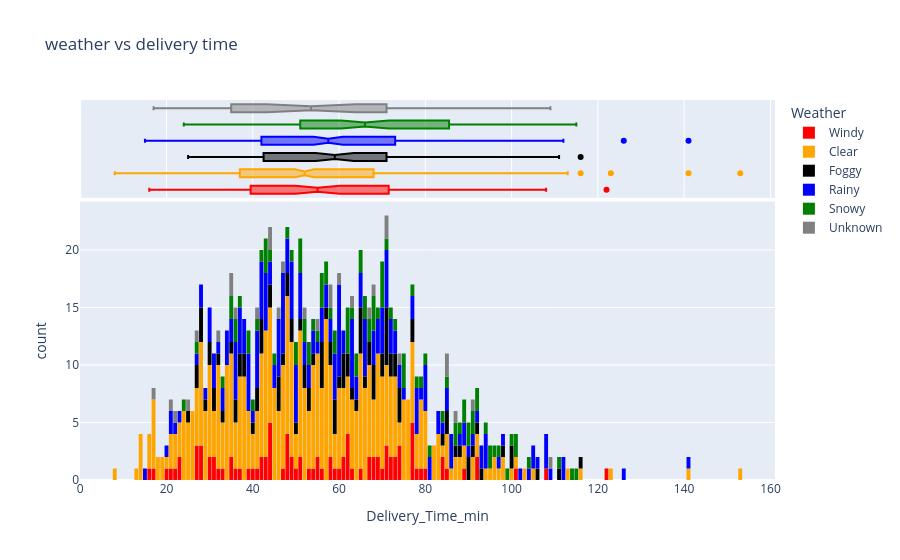

Notebook code cell kept with this figure:
### Code cell
fig=px.histogram(ndf,x='Delivery_Time_min',marginal='box',color='Weather',color_discrete_sequence=['red','orange','black','blue','green','grey'],nbins=146, title='weather vs delivery time')
fig.update_layout(bargap=0.1)
fig.show()

### Figure 1 — Plotly figure (JSON) as saved in the notebook; plotly's stock layout.template omitted (floating-point values rounded to 4 significant figures; data arrays with more than 128 entries replaced by an {"elided": "..."} marker saying what was removed)
{"data": [{"bingroup": "x", "hovertemplate": "Weather=Windy<br>Delivery_Time_min=%{x}<br>count=%{y}<extra></extra>", "legendgroup": "Windy", "marker": {"color": "red", "pattern": {"shape": ""}}, "name": "Windy", "nbinsx": 146, "orientation": "v", "showlegend": true, "type": "histogram", "x": [43, 56, 44, 61, 67, 31, 69, 40, 68, 74, 73, 79, 58, 78, 68, 35, 41, 27, 48, 51, 22, 47, 23, 77, 67, 30, 17, 28, 101, 27, 28, 16, 62, 71, 69, 71, 63, 50, 70, 62, 85, 89, 49, 37, 48, 71, 31, 84, 28, 77, 108, 62, 62, 33, 92, 42, 21, 30, 74, 65, 43, 39, 27, 20, 42, 60, 23, 48, 55, 32, 44, 48, 72, 77, 72, 51, 36, 44, 73, 61, 49, 80, 55, 44, 84, 77, 77, 44, 74, 54, 122, 53, 59, 35, 92, 58], "xaxis": "x", "yaxis": "y"}, {"hovertemplate": "Weather=Windy<br>Delivery_Time_min=%{x}<extra></extra>", "legendgroup": "Windy", "marker": {"color": "red"}, "name": "Windy", "notched": true, "showlegend": false, "type": "box", "x": [43, 56, 44, 61, 67, 31, 69, 40, 68, 74, 73, 79, 58, 78, 68, 35, 41, 27, 48, 51, 22, 47, 23, 77, 67, 30, 17, 28, 101, 27, 28, 16, 62, 71, 69, 71, 63, 50, 70, 62, 85, 89, 49, 37, 48, 71, 31, 84, 28, 77, 108, 62, 62, 33, 92, 42, 21, 30, 74, 65, 43, 39, 27, 20, 42, 60, 23, 48, 55, 32, 44, 48, 72, 77, 72, 51, 36, 44, 73, 61, 49, 80, 55, 44, 84, 77, 77, 44, 74, 54, 122, 53, 59, 35, 92, 58], "xaxis": "x2", "yaxis": "y2"}, {"bingroup": "x", "hovertemplate": "Weather=Clear<br>Delivery_Time_min=%{x}<br>count=%{y}<extra></extra>", "legendgroup": "Clear", "marker": {"color": "orange", "pattern": {"shape": ""}}, "name": "Clear", "nbinsx": 146, "orientation": "v", "showlegend": true, "type": "histogram", "x": {"elided": "470 int values"}, "xaxis": "x", "yaxis": "y"}, {"hovertemplate": "Weather=Clear<br>Delivery_Time_min=%{x}<extra></extra>", "legendgroup": "Clear", "marker": {"color": "orange"}, "name": "Clear", "notched": true, "showlegend": false, "type": "box", "x": {"elided": "470 int values"}, "xaxis": "x2", "yaxis": "y2"}, {"bingroup": "x", "hovertemplate": "Weather=Foggy<br>Delivery_Time_min=%{x}<br>count=%{y}<extra></extra>", "legendgroup": "Foggy", "marker": {"color": "black", "pattern": {"shape": ""}}, "name": "Foggy", "nbinsx": 146, "orientation": "v", "showlegend": true, "type": "histogram", "x": [59, 73, 27, 111, 46, 37, 73, 27, 65, 29, 91, 116, 60, 33, 61, 48, 50, 72, 85, 87, 62, 52, 51, 100, 63, 32, 42, 36, 70, 36, 92, 38, 53, 28, 61, 31, 35, 68, 41, 31, 44, 67, 74, 68, 30, 52, 100, 44, 46, 65, 61, 106, 66, 41, 57, 71, 47, 65, 71, 56, 58, 77, 71, 71, 38, 90, 40, 56, 49, 46, 71, 59, 74, 42, 48, 84, 68, 70, 30, 88, 74, 67, 37, 28, 54, 49, 56, 77, 72, 65, 90, 56, 53, 25, 98, 93, 42, 64, 62, 85, 59, 28, 58], "xaxis": "x", "yaxis": "y"}, {"hovertemplate": "Weather=Foggy<br>Delivery_Time_min=%{x}<extra></extra>", "legendgroup": "Foggy", "marker": {"color": "black"}, "name": "Foggy", "notched": true, "showlegend": false, "type": "box", "x": [59, 73, 27, 111, 46, 37, 73, 27, 65, 29, 91, 116, 60, 33, 61, 48, 50, 72, 85, 87, 62, 52, 51, 100, 63, 32, 42, 36, 70, 36, 92, 38, 53, 28, 61, 31, 35, 68, 41, 31, 44, 67, 74, 68, 30, 52, 100, 44, 46, 65, 61, 106, 66, 41, 57, 71, 47, 65, 71, 56, 58, 77, 71, 71, 38, 90, 40, 56, 49, 46, 71, 59, 74, 42, 48, 84, 68, 70, 30, 88, 74, 67, 37, 28, 54, 49, 56, 77, 72, 65, 90, 56, 53, 25, 98, 93, 42, 64, 62, 85, 59, 28, 58], "xaxis": "x2", "yaxis": "y2"}, {"bingroup": "x", "hovertemplate": "Weather=Rainy<br>Delivery_Time_min=%{x}<br>count=%{y}<extra></extra>", "legendgroup": "Rainy", "marker": {"color": "blue", "pattern": {"shape": ""}}, "name": "Rainy", "nbinsx": 146, "orientation": "v", "showlegend": true, "type": "histogram", "x": {"elided": "204 int values"}, "xaxis": "x", "yaxis": "y"}, {"hovertemplate": "Weather=Rainy<br>Delivery_Time_min=%{x}<extra></extra>", "legendgroup": "Rainy", "marker": {"color": "blue"}, "name": "Rainy", "notched": true, "showlegend": false, "type": "box", "x": {"elided": "204 int values"}, "xaxis": "x2", "yaxis": "y2"}, {"bingroup": "x", "hovertemplate": "Weather=Snowy<br>Delivery_Time_min=%{x}<br>count=%{y}<extra></extra>", "legendgroup": "Snowy", "marker": {"color": "green", "pattern": {"shape": ""}}, "name": "Snowy", "nbinsx": 146, "orientation": "v", "showlegend": true, "type": "histogram", "x": [35, 88, 35, 24, 70, 70, 73, 36, 43, 104, 62, 111, 48, 70, 87, 57, 37, 36, 68, 75, 62, 54, 57, 72, 64, 55, 68, 59, 51, 62, 40, 63, 59, 70, 66, 92, 69, 89, 67, 41, 58, 80, 56, 52, 52, 65, 115, 43, 75, 71, 90, 64, 45, 77, 99, 89, 42, 101, 53, 96, 94, 56, 78, 51, 53, 95, 92, 33, 91, 67, 68, 87, 91, 90, 49, 84, 39, 66, 44, 65, 56, 95, 100, 50, 75, 85, 97, 79, 50, 114, 101, 27, 43, 39, 51, 62, 81], "xaxis": "x", "yaxis": "y"}, {"hovertemplate": "Weather=Snowy<br>Delivery_Time_min=%{x}<extra></extra>", "legendgroup": "Snowy", "marker": {"color": "green"}, "name": "Snowy", "notched": true, "showlegend": false, "type": "box", "x": [35, 88, 35, 24, 70, 70, 73, 36, 43, 104, 62, 111, 48, 70, 87, 57, 37, 36, 68, 75, 62, 54, 57, 72, 64, 55, 68, 59, 51, 62, 40, 63, 59, 70, 66, 92, 69, 89, 67, 41, 58, 80, 56, 52, 52, 65, 115, 43, 75, 71, 90, 64, 45, 77, 99, 89, 42, 101, 53, 96, 94, 56, 78, 51, 53, 95, 92, 33, 91, 67, 68, 87, 91, 90, 49, 84, 39, 66, 44, 65, 56, 95, 100, 50, 75, 85, 97, 79, 50, 114, 101, 27, 43, 39, 51, 62, 81], "xaxis": "x2", "yaxis": "y2"}, {"bingroup": "x", "hovertemplate": "Weather=Unknown<br>Delivery_Time_min=%{x}<br>count=%{y}<extra></extra>", "legendgroup": "Unknown", "marker": {"color": "grey", "pattern": {"shape": ""}}, "name": "Unknown", "nbinsx": 146, "orientation": "v", "showlegend": true, "type": "histogram", "x": [32, 22, 41, 46, 85, 21, 67, 58, 52, 58, 109, 71, 85, 60, 68, 17, 63, 87, 36, 47, 71, 27, 44, 74, 35, 44, 55, 25, 91, 35], "xaxis": "x", "yaxis": "y"}, {"hovertemplate": "Weather=Unknown<br>Delivery_Time_min=%{x}<extra></extra>", "legendgroup": "Unknown", "marker": {"color": "grey"}, "name": "Unknown", "notched": true, "showlegend": false, "type": "box", "x": [32, 22, 41, 46, 85, 21, 67, 58, 52, 58, 109, 71, 85, 60, 68, 17, 63, 87, 36, 47, 71, 27, 44, 74, 35, 44, 55, 25, 91, 35], "xaxis": "x2", "yaxis": "y2"}], "layout": {"bargap": 0.1, "barmode": "relative", "legend": {"title": {"text": "Weather"}, "tracegroupgap": 0}, "title": {"text": "weather vs delivery time"}, "xaxis": {"anchor": "y", "domain": [0, 1], "title": {"text": "Delivery_Time_min"}}, "xaxis2": {"anchor": "y2", "domain": [0, 1], "matches": "x", "showgrid": true, "showticklabels": false}, "yaxis": {"anchor": "x", "domain": [0, 0.7326], "title": {"text": "count"}}, "yaxis2": {"anchor": "x2", "domain": [0.7426, 1], "matches": "y2", "showgrid": false, "showline": false, "showticklabels": false, "ticks": ""}}}
